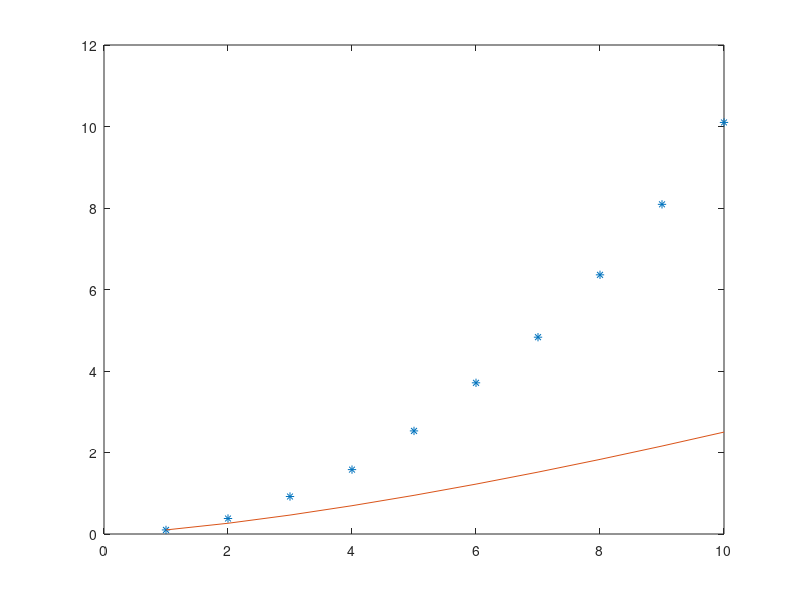

Source code (MATLAB):
close all
clear all
clc
x=[1 2 3 4 5 6 7 8 9 10];
y=[0.1 0.38 0.92 1.58 2.53 3.71 4.83 6.36 8.09 10.1];
X=log10(x);
Y=log10(y);
p=input('input no of order= ');
for i=1:p+1
    for j=1:p+1
        if i==1 & j==1
            A(i,j)=length(X);
        else A(i,j)= sum(X.^(i+j-2));
        end
    end
end
for i=1:p+1
    B(i,1)=sum(X.^(i-1).*Y);
end
c=A\B;
R=(10^(-c(1)))
n=c(2)
Ym=(x.^n)/R;
plot(x,y,'*')
hold on
plot(x,Ym)